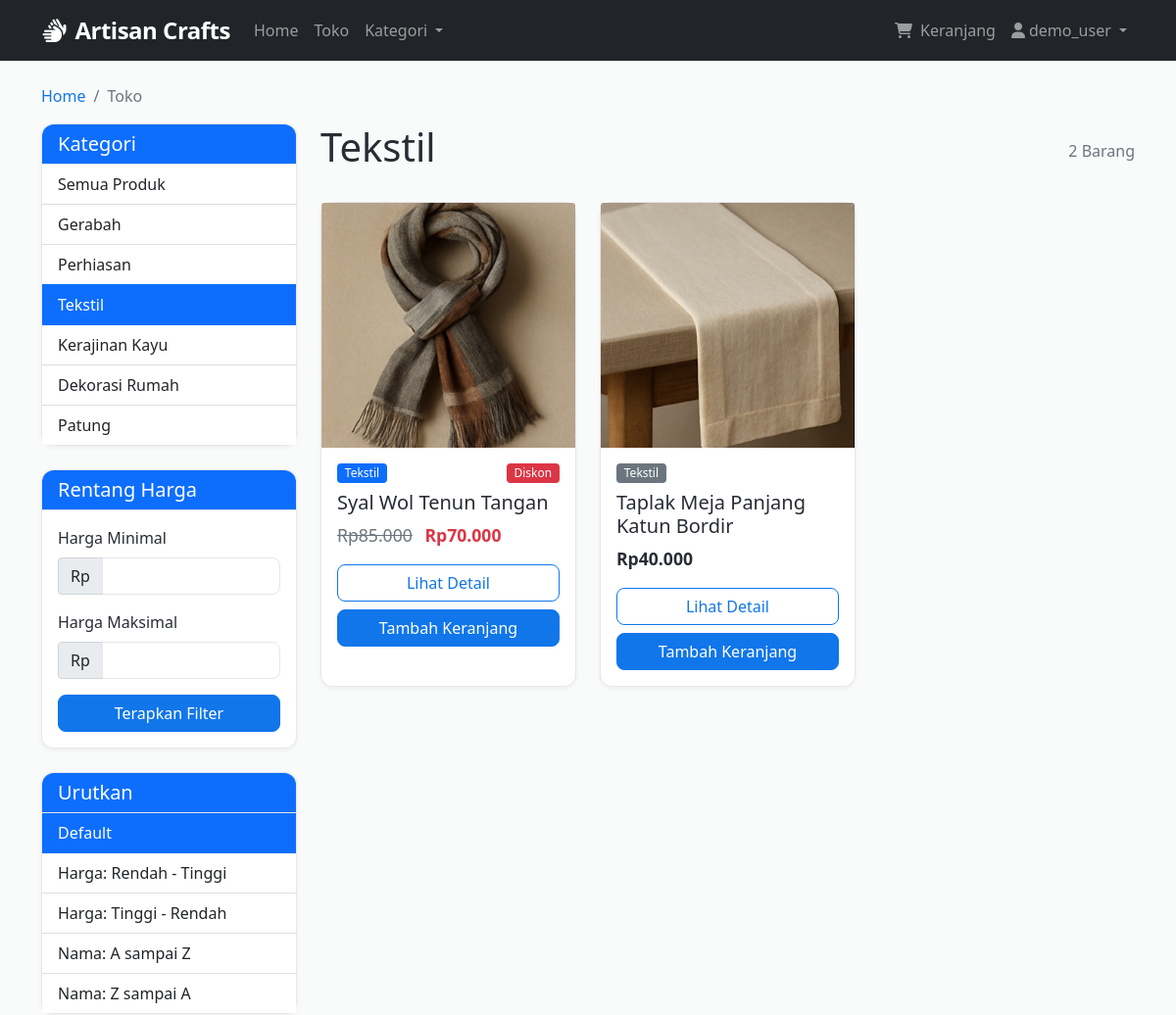
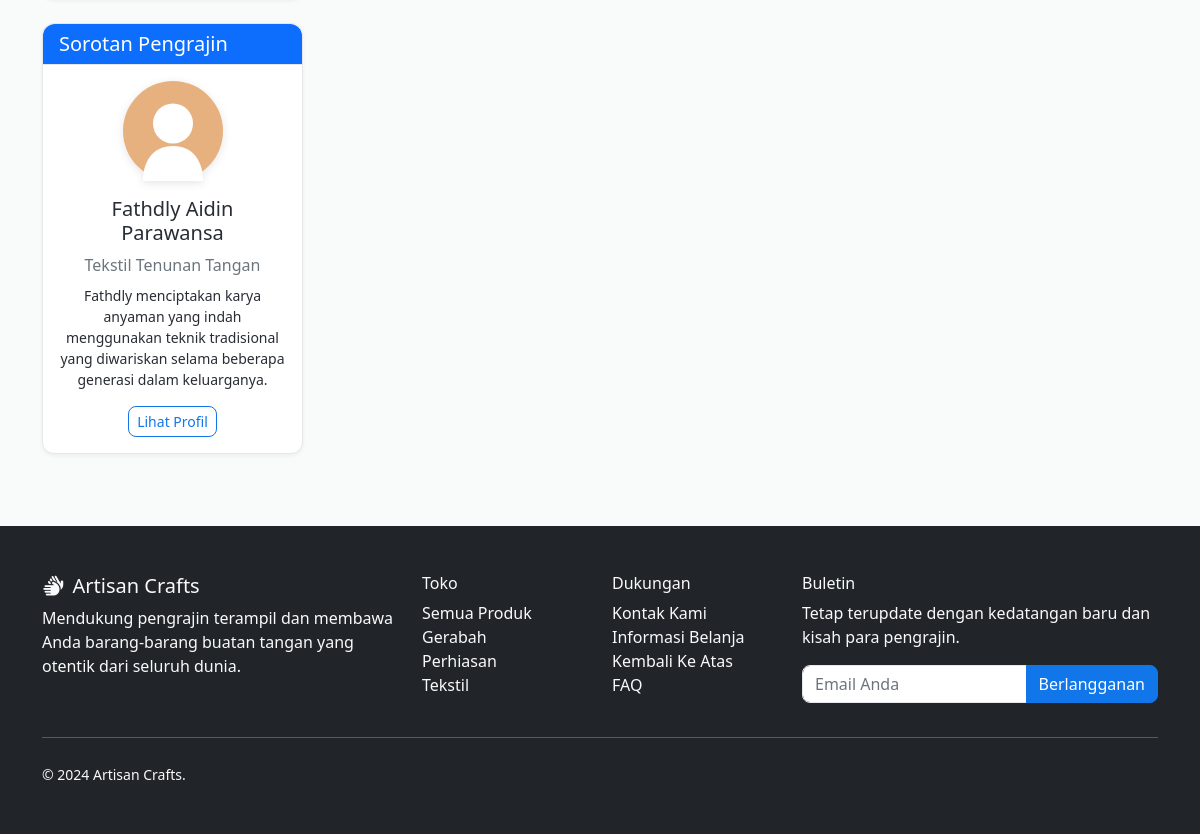
Screenshot of /products?category=TX (signed in) with the database file from the repository (2 pictures, top to bottom).
### models.py (models this page shows, shortened)
class Category(db.Model):
    id = db.Column(db.Integer, primary_key=True)
    code = db.Column(db.String(2), unique=True, nullable=False)
    name = db.Column(db.String(100), nullable=False)
    items = db.relationship('Item', backref='category', lazy=True)

class Item(db.Model):
    id = db.Column(db.Integer, primary_key=True)
    title = db.Column(db.String(200), nullable=False)
    slug = db.Column(db.String(200), unique=True, nullable=False)
    description = db.Column(db.Text, nullable=False)
    price = db.Column(db.Numeric(10, 2), nullable=False)
    discount_price = db.Column(db.Numeric(10, 2), nullable=True)
    image_url = db.Column(db.String(500), nullable=True)
    category_id = db.Column(db.Integer, db.ForeignKey('category.id'), nullable=False)
    label = db.Column(db.String(1), default='P')  # P=Primary, S=Secondary, D=Danger
    date_added = db.Column(db.DateTime, default=datetime.utcnow)
    order_items = db.relationship('OrderItem', backref='item', lazy=True)
    def get_absolute_url(self):
        return f'/product/{self.slug}'
    def get_add_to_cart_url(self):
        return f'/add-to-cart/{self.slug}'
    def get_label_display(self):
        if self.label == 'P':
            return 'primary'
        elif self.label == 'S':
            return 'secondary'
        elif self.label == 'D':
            return 'danger'
        return 'primary'

### core/routes.py (the view, shortened to what this page needs)
@bp.route('/products')
def products():
    categories = [(cat.code, cat.name) for cat in Category.query.all()]
    query = Item.query
    category_filter = request.args.get('category')
    if category_filter:
        query = query.join(Category).filter(Category.code == category_filter)
    min_price = request.args.get('min_price', type=float)
    max_price = request.args.get('max_price', type=float)
    sort_by = request.args.get('sort', 'default')
    if sort_by == 'price_asc':
        query = query.order_by(Item.price.asc())
    elif sort_by == 'price_desc':
        query = query.order_by(Item.price.desc())
    elif sort_by == 'name_asc':
        query = query.order_by(Item.title.asc())
    elif sort_by == 'name_desc':
        query = query.order_by(Item.title.desc())
    else:
        query = query.order_by(Item.date_added.desc())
    page = request.args.get('page', 1, type=int)
    per_page = 12
    items = query.paginate(page=page, per_page=per_page, error_out=False)
    return render_template('products.html',
                         items=items,
                         categories=categories)

### app.py (called while the page is built)
def format_rupiah(value):
    if value is None:
        return ""
    harga_ribuan = int(value) * 1000
    return f"Rp{harga_ribuan:,}".replace(',', '.')

### core/routes.py (called while the page is built, shortened)
def get_or_create_order():
    if 'user_id' in session:
        order = Order.query.filter_by(user_id=session['user_id'], ordered=False).first()
        if not order:
            order = Order(user_id=session['user_id'])
            db.session.add(order)
            db.session.commit()
    return order

@bp.app_context_processor
def inject_cart_count():
    try:
        order = get_or_create_order()
        cart_count = order.get_item_count() if order else 0
    except:
        cart_count = 0
    return dict(cart_count=cart_count)

### models.py (called while the page is built)
    def get_item_count(self):
        return sum(item.quantity for item in self.items)

### templates/products.html (shortened to what this page needs)
{% extends 'base.html' %}
{% block content %}
<div class="container mt-4">
    <nav aria-label="breadcrumb">
        <ol class="breadcrumb">
            <li class="breadcrumb-item"><a href="{{ url_for('core.home') }}">Home</a></li>
            <li class="breadcrumb-item active" aria-current="page">Toko</li>
        </ol>
    </nav>
    <div class="row">
        <div class="col-lg-3 mb-4">
            <div class="card">
                <div class="card-header bg-primary text-white">
                    <h5 class="mb-0">Kategori</h5>
                </div>
                <div class="list-group list-group-flush">
                    <a href="{{ url_for('core.products') }}" class="list-group-item list-group-item-action{% if not request.args.get('category') %} active{% endif %}">
                        Semua Produk
                    </a>
                    {% for cat_code, cat_name in categories %}
                    <a href="{{ url_for('core.products', category=cat_code) }}" class="list-group-item list-group-item-action{% if request.args.get('category') == cat_code %} active{% endif %}">
                        {{ cat_name }}
                    </a>
                    {% endfor %}
                </div>
            </div>
            <div class="card mt-4">
                <div class="card-header bg-primary text-white">
                    <h5 class="mb-0">Rentang Harga</h5>
                </div>
                <div class="card-body">
                    <form method="GET" action="{{ url_for('core.products') }}" class="price-filter-form">
                        <div class="mb-3">
                            <label for="min_price" class="form-label">Harga Minimal</label>
                            <div class="input-group">
                                <span class="input-group-text">Rp</span>
                                <input type="number" class="form-control" id="min_price" name="min_price" min="0" value="{{ request.args.get('min_price', '') }}">
                            </div>
                        </div>
                        <div class="mb-3">
                            <label for="max_price" class="form-label">Harga Maksimal</label>
                            <div class="input-group">
                                <span class="input-group-text">Rp</span>
                                <input type="number" class="form-control" id="max_price" name="max_price" min="0" value="{{ request.args.get('max_price', '') }}">
                            </div>
                        </div>
                        <button type="submit" class="btn btn-primary w-100">Terapkan Filter</button>
                    </form>
                </div>
            </div>
            <div class="card mt-4">
                <div class="card-header bg-primary text-white">
                    <h5 class="mb-0">Urutkan</h5>
                </div>
                <div class="list-group list-group-flush">
                    <a href="{{ url_for('core.products') }}{% if request.args.get('category') %}?category={{ request.args.get('category') }}{% endif %}" class="list-group-item list-group-item-action{% if not request.args.get('sort') %} active{% endif %}">
                        Default
                    </a>
                    <a href="{{ url_for('core.products') }}?{% if request.args.get('category') %}category={{ request.args.get('category') }}&{% endif %}sort=price_asc" class="list-group-item list-group-item-action{% if request.args.get('sort') == 'price_asc' %} active{% endif %}">
                        Harga: Rendah - Tinggi
                    </a>
                    <a href="{{ url_for('core.products') }}?{% if request.args.get('category') %}category={{ request.args.get('category') }}&{% endif %}sort=price_desc" class="list-group-item list-group-item-action{% if request.args.get('sort') == 'price_desc' %} active{% endif %}">
                        Harga: Tinggi - Rendah
                    </a>
                    <a href="{{ url_for('core.products') }}?{% if request.args.get('category') %}category={{ request.args.get('category') }}&{% endif %}sort=name_asc" class="list-group-item list-group-item-action{% if request.args.get('sort') == 'name_asc' %} active{% endif %}">
                        Nama: A sampai Z
                    </a>
                    <a href="{{ url_for('core.products') }}?{% if request.args.get('category') %}category={{ request.args.get('category') }}&{% endif %}sort=name_desc" class="list-group-item list-group-item-action{% if request.args.get('sort') == 'name_desc' %} active{% endif %}">
                        Nama: Z sampai A
                    </a>
                </div>
            </div>
            <div class="card mt-4">
                <div class="card-header bg-primary text-white">
                    <h5 class="mb-0">Sorotan Pengrajin</h5>
                </div>
                <div class="card-body text-center">
                    <div class="artisan-avatar mb-3">
                        <svg width="100" height="100" viewBox="0 0 200 200" xmlns="http://www.w3.org/2000/svg">
                            <circle cx="100" cy="100" r="100" fill="#e6b17e" />
                            <circle cx="100" cy="85" r="40" fill="#fff" />
                            <path d="M100,130 C60,130 40,160 40,200 L160,200 C160,160 140,130 100,130 Z" fill="#fff" />
                        </svg>
                    </div>
                    <h5>Fathdly Aidin Parawansa</h5>
                    <p class="mb-2 text-muted">Tekstil Tenunan Tangan</p>
                    <p class="small">Fathdly menciptakan karya anyaman yang indah menggunakan teknik tradisional yang diwariskan selama beberapa generasi dalam keluarganya.</p>
                    <a href="#" class="btn btn-sm btn-outline-primary">Lihat Profil</a>
                </div>
            </div>
        </div>
        <div class="col-lg-9">
            <div class="d-flex justify-content-between align-items-center mb-4">
                <h1>
                    {% if request.args.get('category') %}
                        {% for cat_code, cat_name in categories %}
                            {% if request.args.get('category') == cat_code %}
                                {{ cat_name }}
                            {% endif %}
                        {% endfor %}
                    {% else %}
                        Kerajinan Tangan
                    {% endif %}
                </h1>
                <span class="text-muted">{{ items.total }} Barang</span>
            </div>
            <div class="row g-4">
                {% for item in items.items %}
                <div class="col-md-6 col-lg-4">
                    <div class="card product-card h-100">
                        {% if item.image_url %}
                        <img src="{{ url_for('static', filename='images/' + item.image_url) }}" class="card-img-top" alt="{{ item.title }}">
                        {% else %}
                        <div class="card-img-top product-placeholder">
                            <i class="fas fa-image fa-3x text-muted"></i>
                        </div>
                        {% endif %}
                        <div class="card-body">
                            <div class="d-flex justify-content-between mb-2">
                                <span class="badge bg-{{ item.get_label_display() }}">
                                    {{ item.category.name }}
                                </span>
                                {% if item.discount_price %}
                                <span class="badge bg-danger">Diskon</span>
                                {% endif %}
                            </div>
                            <h5 class="card-title">{{ item.title }}</h5>
                            <div class="product-price mb-3">
                                {% if item.discount_price %}
                                <span class="text-muted text-decoration-line-through me-2">{{ item.price|rupiah }}</span>
                                <span class="fw-bold text-danger">{{ item.discount_price|rupiah }}</span>
                                {% else %}
                                <span class="fw-bold">{{ item.price|rupiah }}</span>
                                {% endif %}
                            </div>
                            <div class="d-grid gap-2">
                                <a href="{{ item.get_absolute_url() }}" class="btn btn-outline-primary">Lihat Detail</a>
                                <a href="{{ item.get_add_to_cart_url() }}" class="btn btn-primary">Tambah Keranjang</a>
                            </div>
                        </div>
                    </div>
                </div>
                {% endfor %}
            </div>
        </div>
    </div>
</div>
{% endblock %}

### static/css/style.css (style rules this page uses)
:root { --primary-color: 212 87% 49%; --secondary-color: 30 70% 70%; --accent-color: 92 40% 40%; --background: 210 11% 98%; --card-background: 0 0% 100%; --text-primary: 220 13% 18%; --text-secondary: 220 9% 46%; --border-color: 220 13% 91%; }
body { font-family: 'Segoe UI', Tahoma, Geneva, Verdana, sans-serif; background-color: hsl(var(--background)); color: hsl(var(--text-primary)); }
.product-card { transition: transform 0.3s ease, box-shadow 0.3s ease; border: 1px solid hsl(var(--border-color)); background-color: hsl(var(--card-background)); }
.product-card .card-img-top { height: 250px; object-fit: cover; background-color: hsl(var(--background)); }
.product-price { font-size: 1.1rem; }
.btn { border-radius: 8px; font-weight: 500; transition: all 0.3s ease; }
.btn-primary { background-color: hsl(var(--primary-color)); border-color: hsl(var(--primary-color)); }
.btn-outline-primary { color: hsl(var(--primary-color)); border-color: hsl(var(--primary-color)); }
.card { border: 1px solid hsl(var(--border-color)); border-radius: 12px; background-color: hsl(var(--card-background)); box-shadow: 0 2px 4px rgba(0,0,0,0.05); }
.card-header { border-bottom: 1px solid hsl(var(--border-color)); border-radius: 12px 12px 0 0 !important; }
.form-control { border: 1px solid hsl(var(--border-color)); border-radius: 8px; transition: border-color 0.3s ease, box-shadow 0.3s ease; }
.badge { font-size: 0.75rem; font-weight: 500; }
.product-card, .category-card { animation: fadeIn 0.6s ease-out; }
.artisan-avatar svg { filter: drop-shadow(0 2px 4px rgba(0,0,0,0.1)); }
.breadcrumb { background-color: transparent; padding: 0; margin-bottom: 1rem; }
.breadcrumb-item + .breadcrumb-item::before { color: hsl(var(--text-secondary)); }
.breadcrumb-item a { color: hsl(var(--primary-color)); text-decoration: none; }

### rows the page displays
Category: name "Gerabah"
Category: name "Perhiasan"
Category: name "Tekstil"
Category: name "Kerajinan Kayu"
Category: name "Dekorasi Rumah"
Category: name "Patung"
Item: image_url (picture), category.name "Tekstil", shows "Diskon", title "Syal Wol Tenun Tangan", price|rupiah "Rp85.000", discount_price|rupiah "Rp70.000"
Item: image_url (picture), category.name "Tekstil", title "Taplak Meja Panjang Katun Bordir", price|rupiah "Rp40.000"

### other values shown
{{ session.username }} "demo_user"
{{ items.total }} "2"
